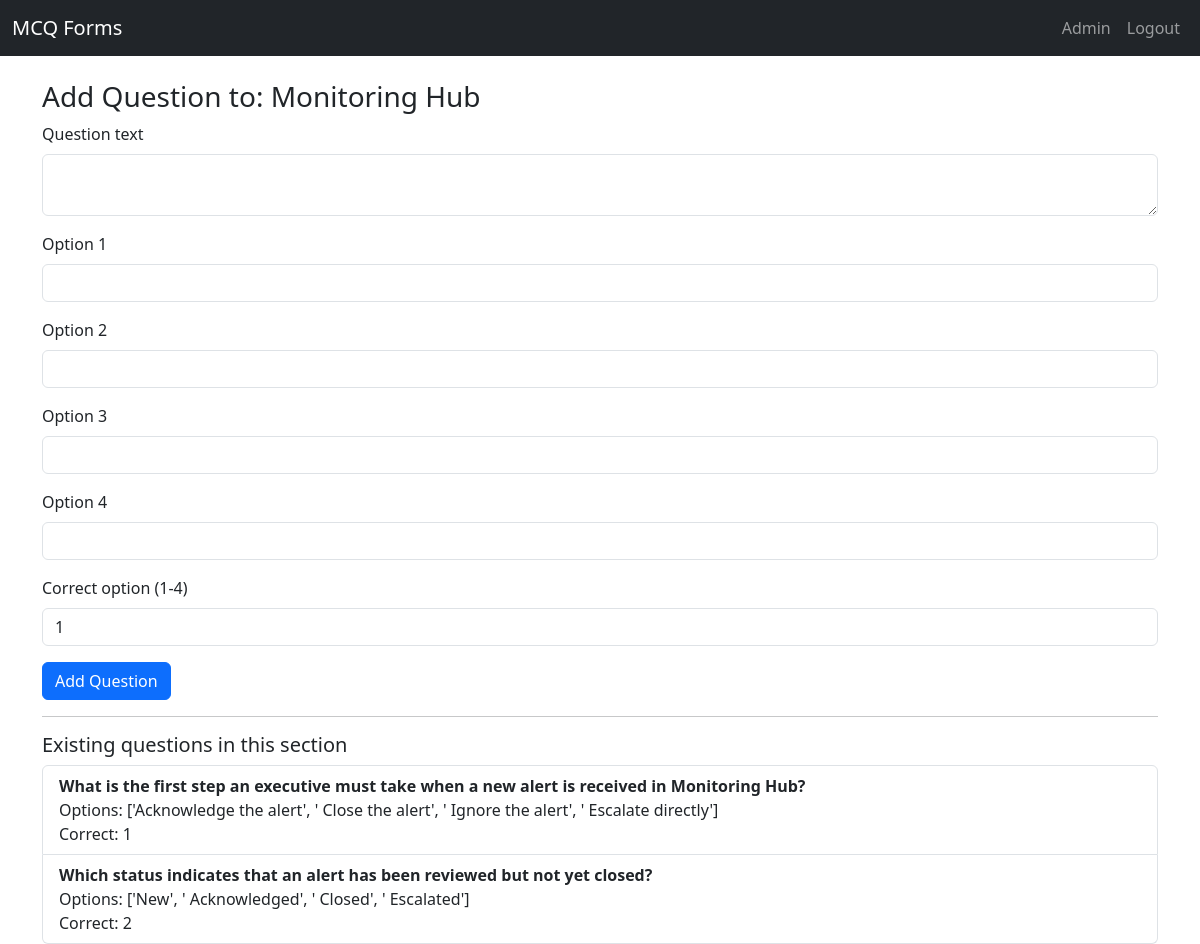
The app's page /admin/section/1/questions (signed in) with its own data.
### tables this page shows
CREATE TABLE sections (
            id INTEGER PRIMARY KEY AUTOINCREMENT,
            name TEXT NOT NULL,
            description TEXT
        );

CREATE TABLE questions (
            id INTEGER PRIMARY KEY AUTOINCREMENT,
            section_id INTEGER NOT NULL,
            text TEXT NOT NULL,
            options TEXT NOT NULL,
            correct_option INTEGER NOT NULL,
            FOREIGN KEY(section_id) REFERENCES sections(id)
        );

### mhform.py (the view, shortened to what this page needs)
@app.route('/admin/section/<int:section_id>/questions', methods=['GET', 'POST'])
@admin_required
def add_question(section_id):
    db = get_db()
    section = db.execute('SELECT * FROM sections WHERE id=?', (section_id,)).fetchone()
    if not section:
        return 'Section not found', 404
    qrows = db.execute('SELECT * FROM questions WHERE section_id=?', (section_id,)).fetchall()
    questions = []
    for q in qrows:
        questions.append({
            'id': q['id'],
            'text': q['text'],
            'options': json.loads(q['options']),
            'correct_option': q['correct_option']
        })
    return render_template('add_question.html', section=section, questions=questions)

### mhform.py (called while the page is built)
def get_db():
    db = getattr(g, '_database', None)
    if db is None:
        db = g._database = sqlite3.connect(DB_PATH)
        db.row_factory = sqlite3.Row
    return db

@app.teardown_appcontext
def close_connection(exception):
    db = getattr(g, '_database', None)
    if db is not None:
        db.close()

def admin_required(fn):
    from functools import wraps
    @wraps(fn)
    def wrapper(*args, **kwargs):
        if not session.get('admin'):
            flash('Admin login required')
            return redirect(url_for('admin_login'))
        return fn(*args, **kwargs)
    return wrapper

### templates/add_question.html
{% extends "base.html" %}
{% block body %}
  <h3>Add Question to: {{ section['name'] }}</h3>
  <form method="post">
    <div class="mb-3">
      <label class="form-label">Question text</label>
      <textarea class="form-control" name="text" required></textarea>
    </div>
    {% for i in range(4) %}
      <div class="mb-3">
        <label class="form-label">Option {{ i+1 }}</label>
        <input class="form-control" name="opt_{{ i }}" required>
      </div>
    {% endfor %}
    <div class="mb-3">
      <label class="form-label">Correct option (1-4)</label>
      <input class="form-control" name="correct" type="number" min="1" max="4" value="1" required>
    </div>
    <button class="btn btn-primary" type="submit">Add Question</button>
  </form>
  <hr>
  <h5>Existing questions in this section</h5>
  <div class="list-group">
    {% for q in questions %}
      <div class="list-group-item">
        <div><strong>{{ q['text'] }}</strong></div>
        <div>Options: {{ q['options'] }}</div>
        <div>Correct: {{ q['correct_option'] + 1 }}</div>
      </div>
    {% else %}
      <div class="alert alert-secondary">No questions yet.</div>
    {% endfor %}
  </div>
{% endblock %}

### records on screen
sections: name "Monitoring Hub"
questions: text "What is the first step an executive must take when a new alert is received in Monitoring Hub?", options "['Acknowledge the alert', ' Close the alert', ' Ignore the alert', ' Escalate directly']", q['correct_option']+1 "1"
questions: text "Which status indicates that an alert has been reviewed but not yet closed?", options "['New', ' Acknowledged', ' Closed', ' Escalated']", q['correct_option']+1 "2"

### other values on screen
{{ i+1 }} "1" "2" "3" "4"
